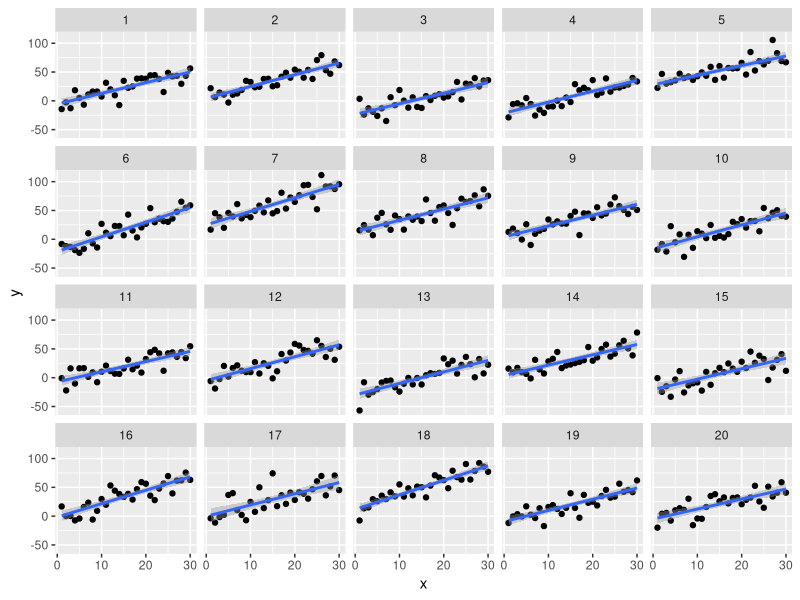

Reproduce this figure in R.
library(ggplot2)
library(lme4)

# Book: https://webcat.library.ubc.ca/vwebv/holdingsInfo?bibId=3725818
# Ch 11, 12, 13. Linear regrssion, GLMs, mixed effects
# Check out partial pooling: estimate the intercept of any particular group <- pool info across all of the group to inform that paramaeter.

# Modelling practice in https://data.library.virginia.edu/correlation-of-fixed-effects-in-lme4/
# 30 observations for 20 subjects

n <- 20 # subjects
k <- 30 # observations
id <- gl(n, k)
x <- rep(1:k, n)

set.seed(1)
obs_noise <- rnorm(n * k, mean = 0, sd = 12) # noise on each observation within an sd = 12. 600 observations (30 for each subject)

set.seed(11)
subj_noise <- rnorm(n, mean = 0, sd = 20) # noise on each of the 20 observations.


# Generate a dependent variable, y, as a linear function of x using the formula y = 3 + 2*x.
y <- (3 + subj_noise[id]) + 2*x + obs_noise #subj_noise[id] repeates subject-specific noise 30x for each of the 20 subjects.
d <- data.frame(id, y, x)
## df = d, 30 observations for each subject. Subject numbered 1-20.

ggplot(d) +
  aes(x = x, y = y) +
  geom_point() +
  geom_smooth(method = "lm") +
  facet_wrap(~id)
# Slopes are the same with random intercepts.

me1 <- lmer(y ~ x + (1|id), data = d)
summary(me1)
# id is a random effect because we're looking at our 30 observations (y) on 20 different samples (id).
# Results of summary:
## Under the “Fixed Effects” section the slope of x is estimated as 1.99 which is very close to the true value of 2.
## "Std. Dev" of "Random effects" are fairly close to the noise values we added.
## Uncertainty in our estimate is shown in the standard errors estimated on the intercept & fixed effect. X coefficient is 1.99 "give or take" 0.057.
## std. error is sq. root of estimated variance.

vcov(me1) #variances on fixed effects.
vcov(me1) |> diag() # diagonal values (intercept*intercept) and (x*x) of matrix output by `vcov(me1)`
vcov(me1) |> diag() |> sqrt() # square root of said diagonal values

# The formula for the correlaation coefficient. This is what the "Correlation of Fixed Effects" is 
vcov(me1)[2,1] / (vcov(me1) |> diag() |> sqrt() |> prod())

cov2cor(vcov(me1)) # also makes these calculations. 
# The resulting values show us the correlation coefficient in a matrix.







# COURTNEY MEETING
# The goal is to look at the "parameter *Estimate* of the slope of the relationship" (effect size) to determine the relationship between each variable and NEE (or other flux parameter).
# What is the intercept doing if it is significant?

# With a full model,one should examine the correlation of fixed effects
# Also use AIC or some other model selection tool to determine the salient fixed effects.
# Remove highly covarying responses (T_air and T_soil).

# Perhaps a section in results on model selection? Report the model output tables.

